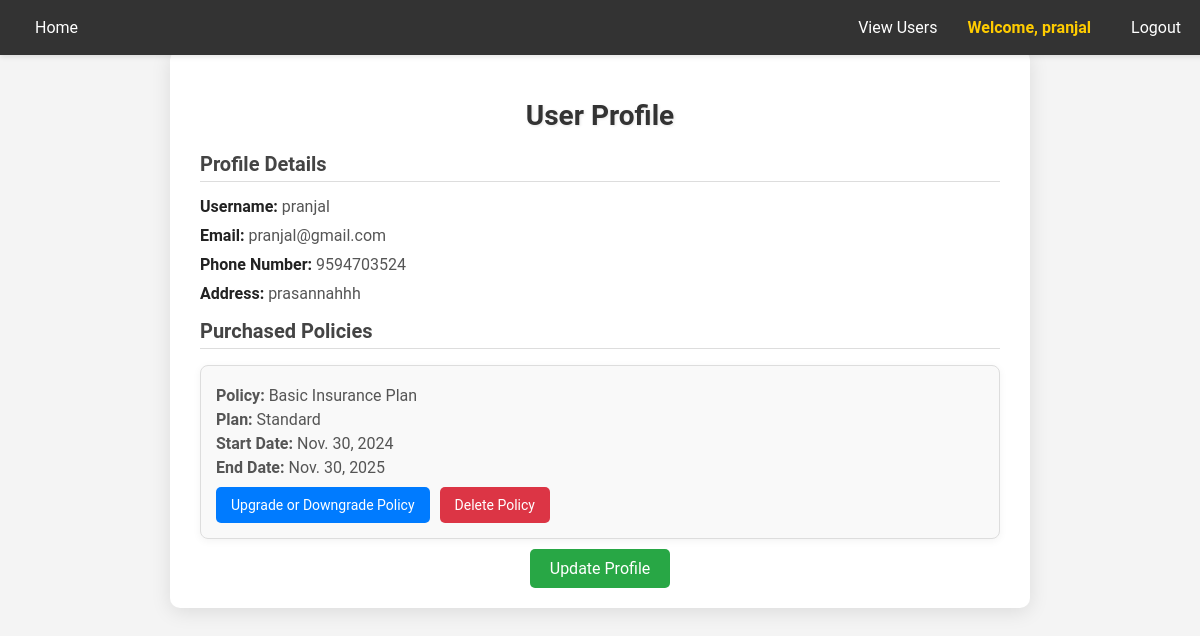
/profile/ (signed in), run on an earlier commit of the app's database.
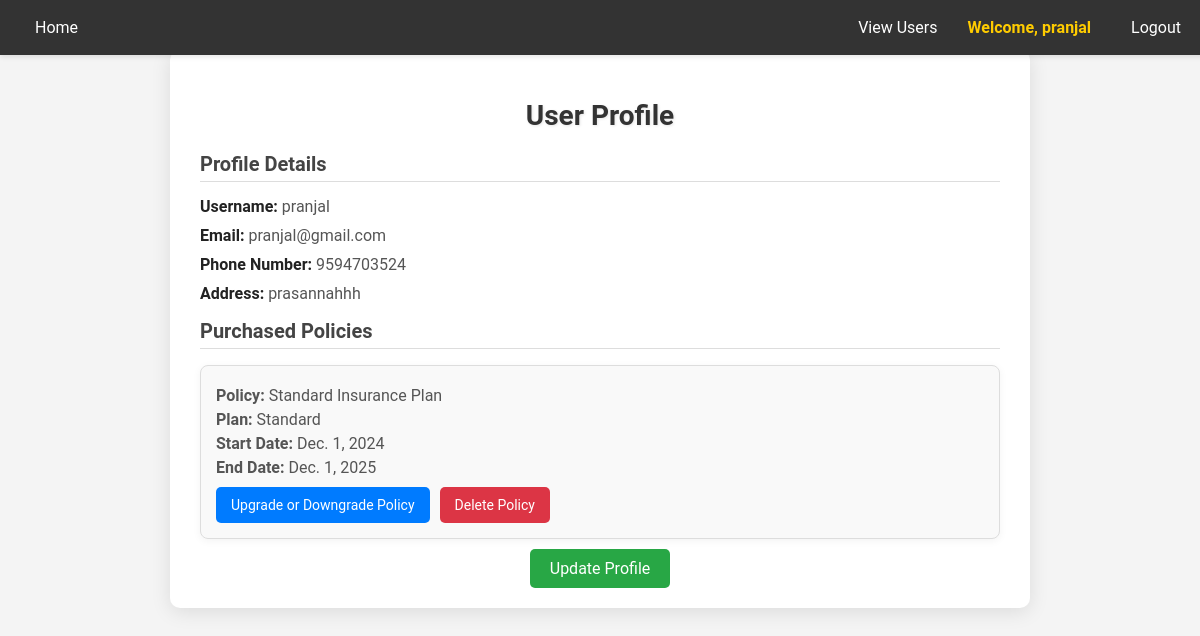
And on a later commit of the database.
### insurance/models.py (models this page shows, shortened)
class Profile(models.Model):
    user = models.OneToOneField(User, on_delete=models.CASCADE, related_name='profile')
    phone_number = models.CharField(max_length=15, blank=True, null=True)
    address = models.TextField(blank=True, null=True)

class UserPolicy(models.Model):
    user = models.ForeignKey(User, on_delete=models.CASCADE)
    policy = models.ForeignKey(Policy, on_delete=models.CASCADE)
    plan = models.CharField(max_length=50, choices=[('Monthly', 'Monthly'), ('Annual', 'Annual')])
    start_date = models.DateField()
    end_date = models.DateField()
    created_at = models.DateTimeField(auto_now_add=True)
    updated_at = models.DateTimeField(auto_now=True)
    class Meta:
        unique_together = ('user', 'policy','plan')

class Policy(models.Model):
    name = models.CharField(max_length=255)
    description = models.TextField()
    price = models.DecimalField(max_digits=10, decimal_places=2)
    image = models.ImageField(upload_to='policy_images/', null=True, blank=True)
    additional_details = models.TextField(null=True, blank=True)
    default = models.BooleanField(default=False)  # This is the field we're referring to
    created_at = models.DateTimeField(auto_now_add=True)  # Optional, if you need to track creation time

### insurance/views.py (the view)
# urls.py: path('profile/', views.user_profile, name='profile'),
@login_required
def user_profile(request):
    profile, created = Profile.objects.get_or_create(user=request.user)
    purchased_policies = UserPolicy.objects.filter(user=request.user)
    return render(request, 'insurance/profile.html', {
        'profile': profile,
        'purchased_policies': purchased_policies
    })

### insurance/context_processors.py (called while the page is built)
def s3_image_url(request):
    return {
        's3_image_url': "https://elasticbeanstalk-us-east-1-779777417450.s3.amazonaws.com/bike.jpeg"
    }

### insurance/templates/insurance/profile.html (shortened to what this page needs)
{% load static %}
<!DOCTYPE html>
<html lang="en">
<head>
    <link rel="stylesheet" href="{% static 'insurance/profile.css' %}">
</head>
<body style="background-image: url('{{ s3_image_url }}'); background-size: cover; background-position: center;">
    <nav>
        <a href="{% url 'home' %}">Home</a>
        <div class="nav-right">
            {% if user.is_authenticated %}
                {% if user.is_staff %}
                    <a href="{% url 'view_all_users' %}" class="button">View Users</a>
                {% endif %}
                <a href="{% url 'profile' %}" class="welcome-message">Welcome, {{ user.username }}</a>
                <a href="{% url 'logout' %}">Logout</a>
            {% else %}
                <a href="{% url 'login' %}">Login</a>
                <a href="{% url 'signup' %}">Register</a>
            {% endif %}
        </div>
    </nav>
    <div class="profile-container">
        <h1>User Profile</h1>
        <section class="user-details">
            <h2>Profile Details</h2>
            <p><strong>Username:</strong> {{ profile.user.username }}</p>
            <p><strong>Email:</strong> {{ profile.user.email }}</p>
            <p><strong>Phone Number:</strong> {{ profile.phone_number }}</p>
            <p><strong>Address:</strong> {{ profile.address }}</p>
        </section>
        <section class="purchased-policies">
            <h2>Purchased Policies</h2>
            {% if purchased_policies %}
                <ul>
                    {% for user_policy in purchased_policies %}
                        <li>
                            <p><strong>Policy:</strong> {{ user_policy.policy.name }}</p>
                            <p><strong>Plan:</strong> {{ user_policy.plan }}</p>
                            <p><strong>Start Date:</strong> {{ user_policy.start_date }}</p>
                            <p><strong>End Date:</strong> {{ user_policy.end_date }}</p>
                            <div class="policy-actions">
                                <a href="{% url 'upgrade_policy' user_policy.policy.name %}" class="action-button upgrade-button">
                                    Upgrade or Downgrade Policy
                                </a>
                                <a href="{% url 'delete_policy' user_policy.policy.name %}" class="action-button delete-button">
                                    Delete Policy
                                </a>
                            </div>
                        </li>
                    {% endfor %}
                </ul>
            {% else %}
                <p>No policies purchased yet.</p>
            {% endif %}
        </section>
        <div class="update-profile-container">
            <a href="{% url 'update_profile' %}" class="update-profile-button">Update Profile</a>
        </div>
    </div>
</body>
</html>

### insurance/static/insurance/profile.css (style rules this page uses)
body { margin: 0; padding: 0; font-family: 'Roboto', Arial, sans-serif; background-color: #f4f4f4; }
nav { background-color: #333; display: flex; justify-content: space-between; align-items: center; padding: 10px 20px; position: fixed; width: 98%; top: 0; z-index: 1000; box-shadow: 0 2px 5px rgba(0, 0, 0, 0.1); }
nav a { color: white; text-decoration: none; padding: 8px 15px; font-size: 16px; }
.nav-right { display: flex; align-items: center; }
.welcome-message { margin-right: 10px; color: #ffcc00; font-weight: bold; }
.profile-container { max-width: 800px; margin: 50px auto; background-color: #fff; border-radius: 10px; box-shadow: 0 4px 20px rgba(0, 0, 0, 0.1); overflow: hidden; padding: 30px; }
.profile-container h1 { text-align: center; font-size: 28px; color: #333; margin-bottom: 20px; text-shadow: 1px 1px 3px rgba(0, 0, 0, 0.1); }
.profile-container h2 { font-size: 20px; color: #444; margin-bottom: 15px; border-bottom: 1px solid #ddd; padding-bottom: 5px; }
.user-details p { font-size: 16px; margin: 10px 0; color: #555; }
.user-details p strong { color: #222; }
.purchased-policies ul { list-style: none; padding: 0; }
.purchased-policies li { background: #f9f9f9; border: 1px solid #ddd; border-radius: 8px; padding: 15px; margin-bottom: 15px; box-shadow: 0 2px 8px rgba(0, 0, 0, 0.05); }
.purchased-policies p { margin: 5px 0; color: #555; }
.policy-actions { margin-top: 10px; display: flex; gap: 10px; }
.policy-actions .action-button { display: inline-block; padding: 10px 15px; font-size: 14px; text-align: center; text-decoration: none; border-radius: 5px; color: #fff; transition: background-color 0.3s ease, box-shadow 0.3s ease; }
.policy-actions .upgrade-button { background-color: #007bff; }
.policy-actions .delete-button { background-color: #dc3545; }
.update-profile-container { text-align: center; margin-top: 20px; }
.update-profile-container a { padding: 10px 20px; font-size: 16px; background-color: #28a745; color: #fff; text-decoration: none; border-radius: 5px; transition: background-color 0.3s ease, box-shadow 0.3s ease; }

What changed in the data, as far as the page shows it:
removed UserPolicy: policy.name "Basic Insurance Plan", plan "Standard", start_date "Nov. 30, 2024", end_date "Nov. 30, 2025"
added UserPolicy: policy.name "Standard Insurance Plan", plan "Standard", start_date "Dec. 1, 2024", end_date "Dec. 1, 2025"
